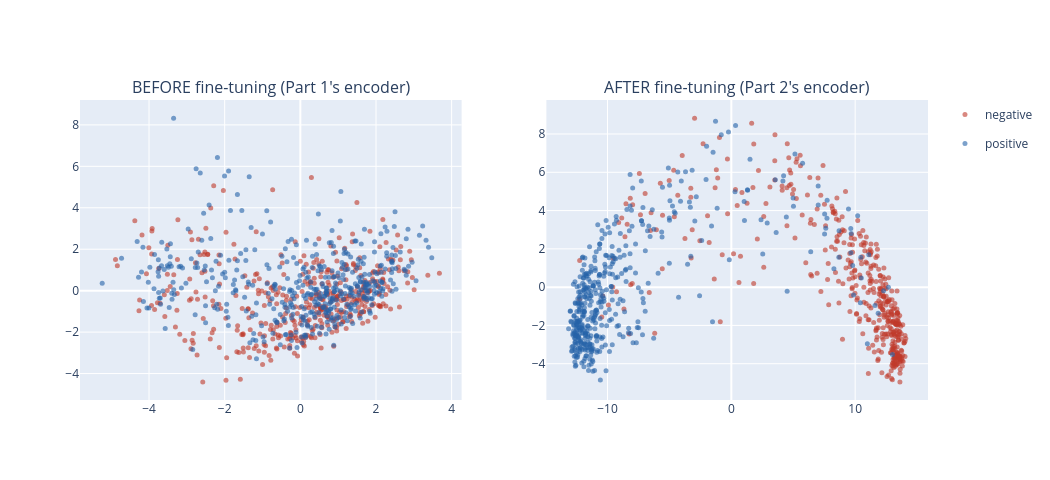

Write notebook code for a chart like this one.
### Markdown cell above
**Idea -- a 2D projection, honestly.** Slide 10 built the head directly on the raw [CLS] vector, so that vector is the right thing to probe. Project each 768-dimensional set of vectors down to 2 dimensions with PCA -- a deterministic, linear projection, not t-SNE's stochastic, nonlinear one -- fit *separately* on each model's own embeddings, since the two encoders live in unrelated coordinate systems and only their own internal structure is being asked about. Colour every point by its true sentiment label, never shown to either model during this probe.

### Code cell
pca_before = PCA(n_components=2, random_state=0)
proj_before = pca_before.fit_transform(cls_before)

pca_after = PCA(n_components=2, random_state=0)
proj_after = pca_after.fit_transform(cls_after)

fig = make_subplots(rows=1, cols=2, subplot_titles=(
    "BEFORE fine-tuning (Part 1's encoder)", "AFTER fine-tuning (Part 2's encoder)"))
for label, name, color in [(0, "negative", RED), (1, "positive", POS)]:
    mask = val_labels == label
    fig.add_trace(go.Scatter(x=proj_before[mask, 0], y=proj_before[mask, 1], mode="markers",
                              name=name, marker=dict(color=color, size=5, opacity=0.6),
                              legendgroup=name), row=1, col=1)
    fig.add_trace(go.Scatter(x=proj_after[mask, 0], y=proj_after[mask, 1], mode="markers",
                              name=name, marker=dict(color=color, size=5, opacity=0.6),
                              legendgroup=name, showlegend=False), row=1, col=2)
fig.update_layout(width=1050, height=480)
fig.show()

sil_before = silhouette_score(proj_before, val_labels)
sil_after = silhouette_score(proj_after, val_labels)

print(f"variance explained by 2 components -- before: {pca_before.explained_variance_ratio_.sum():.1%}, "
      f"after: {pca_after.explained_variance_ratio_.sum():.1%}")
print(f"silhouette score by true sentiment label (higher = better separated) -- "
      f"before: {sil_before:.3f}, after: {sil_after:.3f}")

### Figure 1 — Plotly figure (JSON) as saved in the notebook; plotly's stock layout.template omitted (floating-point values rounded to 4 significant figures; data arrays with more than 128 entries replaced by an {"elided": "..."} marker saying what was removed)
{"data": [{"legendgroup": "negative", "marker": {"color": "#c0392b", "opacity": 0.6, "size": 5}, "mode": "markers", "name": "negative", "type": "scatter", "x": {"elided": "428 float values"}, "xaxis": "x", "y": {"elided": "428 float values"}, "yaxis": "y"}, {"legendgroup": "negative", "marker": {"color": "#c0392b", "opacity": 0.6, "size": 5}, "mode": "markers", "name": "negative", "showlegend": false, "type": "scatter", "x": {"elided": "428 float values"}, "xaxis": "x2", "y": {"elided": "428 float values"}, "yaxis": "y2"}, {"legendgroup": "positive", "marker": {"color": "#2563a8", "opacity": 0.6, "size": 5}, "mode": "markers", "name": "positive", "type": "scatter", "x": {"elided": "444 float values"}, "xaxis": "x", "y": {"elided": "444 float values"}, "yaxis": "y"}, {"legendgroup": "positive", "marker": {"color": "#2563a8", "opacity": 0.6, "size": 5}, "mode": "markers", "name": "positive", "showlegend": false, "type": "scatter", "x": {"elided": "444 float values"}, "xaxis": "x2", "y": {"elided": "444 float values"}, "yaxis": "y2"}], "layout": {"annotations": [{"font": {"size": 16}, "showarrow": false, "text": "BEFORE fine-tuning (Part 1's encoder)", "x": 0.225, "xanchor": "center", "xref": "paper", "y": 1.0, "yanchor": "bottom", "yref": "paper"}, {"font": {"size": 16}, "showarrow": false, "text": "AFTER fine-tuning (Part 2's encoder)", "x": 0.775, "xanchor": "center", "xref": "paper", "y": 1.0, "yanchor": "bottom", "yref": "paper"}], "height": 480, "width": 1050, "xaxis": {"anchor": "y", "domain": [0.0, 0.45]}, "xaxis2": {"anchor": "y2", "domain": [0.55, 1.0]}, "yaxis": {"anchor": "x", "domain": [0.0, 1.0]}, "yaxis2": {"anchor": "x2", "domain": [0.0, 1.0]}}}
